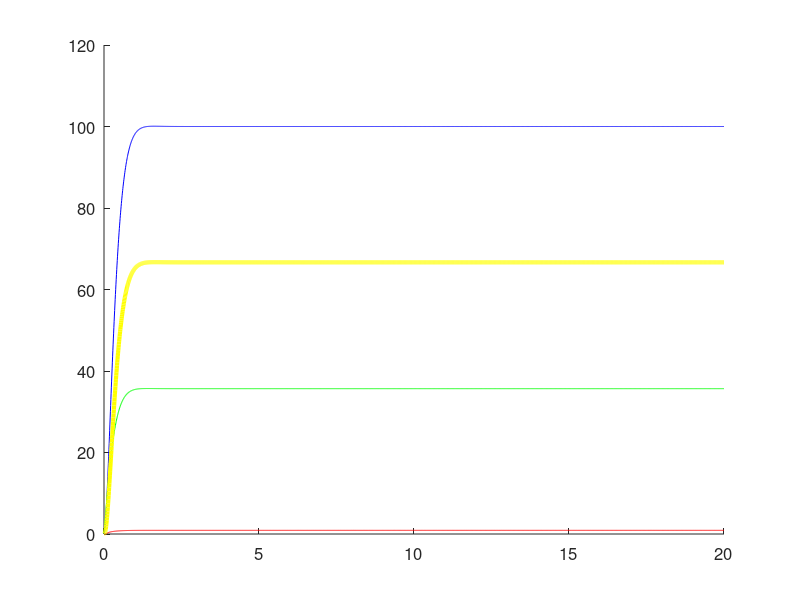

Here is the MATLAB script that generated this plot: (Note: this script raises an error after producing the figure.)
function AntitheticDamped
clear; clc; clf;
% This is a model of the antithetic controller under transcriptional control
% via protein.
%% Initialising Global Parameters 
global setpoint    % Setpoint of steady state value of X 
global mu          % Transcription rate of Z1 (actuator)
global eta         % Annihiliation Rate of Z1 and Z2
global theta       % Transcription rate constant of Z2 (Sensor)
global k           % Transcription rate constant of X
global gamma       % Degradation rate of X 
global delta       % Dilution rate
global gamma_star  % Degradation rate of X*
global alpha_1     % Production rate of X* from X
global alpha_2     % Production rate of X from X*

%% Parameter Values
% Parameters taken from the Khammash paper in units of nM and min^-1,
% multipled by 60 to give hr^-1. 
mu         = 1.6*60;         % Search space between 10^0 and 10^4 nM min^-1
eta        = 0.05*60;          % Conservative lower bound where higher eta values improve performance
theta      = 0.016*60;         % 0.028  min^-1 used as a reference for search space between 10^-2 and 10^2
setpoint   = mu / theta;       % Setpoint when delta = 0
k          = 0.6*60;         % 0.028  min^-1 used as a reference for search space between 10^-2 and 10^2
gamma      = 0.014*60;         % Native degradation of output set at 0.5 * delta
delta      = 0.028*60*0;       % Set to zero for the case of the idealised Antithetic integral feedback circuit 
gamma_star = 0.3*60;
alpha_1    = 0.4*60;
alpha_2    = 0.3*60;

%% State is [Z_1 Z_2 X X_star]
s0       = [0 0 0 0];  % Initial values of the states in the ODE model 
%% Generate the simulation 
Tend     = 20;       % End time value -- This is currently random 
ODEFUN   = @antitheticddt;
[t, S] = ode45(ODEFUN, [0,Tend], s0);


%% Generate Plot Figure
figure(1);
hold on;
set(gca, 'fontsize', 12);
plot(t, S(:,3), 'b', t, S(:,1),'g', t, S(:,2), 'r', t, S(:,4), 'y', 'LineWidth', 3);
yline(setpoint, 'k--', 'LineWidth', 3);
legend('X', 'Z1', 'Z2', 'X*', 'Set Point', 'Location', 'northeast');
xlabel('Time (Hours)');
ylabel('Concentration (nM)');
title('Antithetic Integral Feedbak Controller With Damping');
hold off;

end

%% Dynamics 
function dS = antitheticddt(t, S);

global mu     % Transcription rate of Z1 (actuator)
global eta    % Annihiliation Rate of Z1 and Z2
global theta  % Transcription rate constant of Z2 (Sensor)
global k      % Transcription rate constant of X
global gamma  % Degradation rate of X 
global delta  % Dilution rate
global gamma_star  % Degradation rate of X*
global alpha_1     % Production rate of X* from X
global alpha_2     % Production rate of X from X*

Z1     = S(1);
Z2     = S(2);
X      = S(3);
X_star = S(4);


dZ1dt     = mu - (eta * Z1 * Z2) - (delta * Z1);
dZ2dt     = (theta * X) - (eta * Z1 * Z2) - (delta * Z2);
dXdt      = (k * Z1) - ((gamma + delta) * X) - (alpha_1 * X) + (alpha_2 * X_star);
dX_stardt = (alpha_1 * X) - (alpha_2 * X_star) - (gamma_star * X_star);


dS = [dZ1dt; dZ2dt; dXdt; dX_stardt];

end 